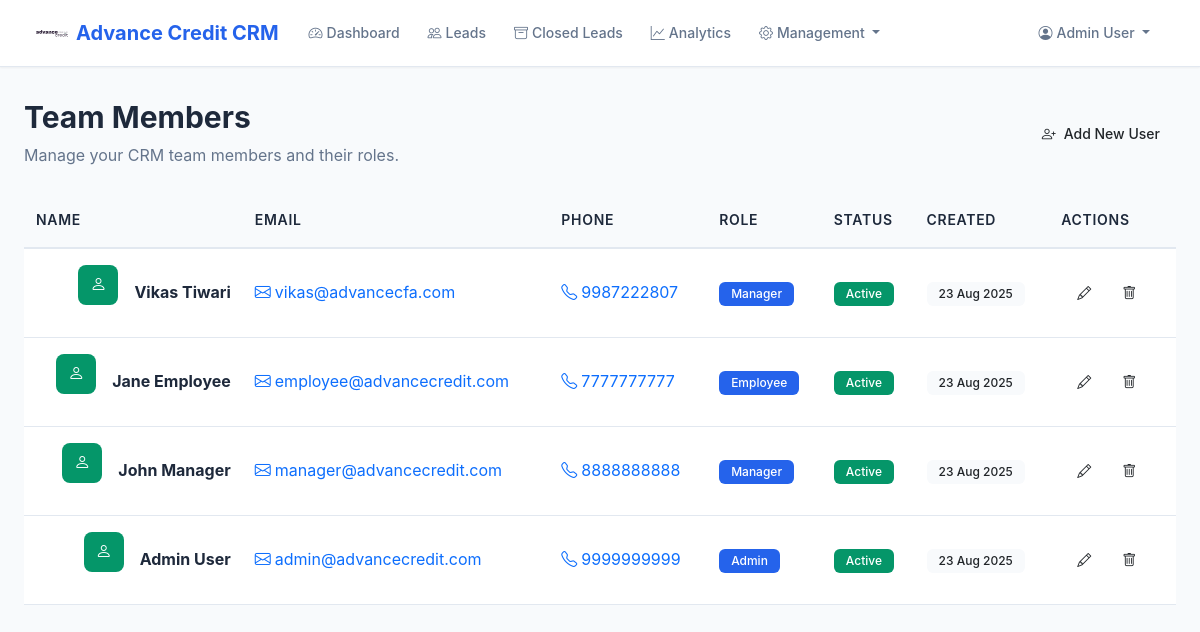
The page /crm/users (signed in) on the database its author committed.
### src/shared/crm_models.py (models this page shows)
class User(CRMBase):
    __tablename__ = "users"
    user_id = Column(Integer, primary_key=True, index=True)
    name = Column(String(128), nullable=False)
    email = Column(String(128), unique=True, nullable=False)
    phone = Column(String(32), unique=True, nullable=False)
    password_hash = Column(String(128), nullable=False)
    role = Column(String(32), default="employee")  # 'employee', 'manager', 'admin'
    is_active = Column(Boolean, default=True)
    created_at = Column(DateTime, server_default=func.now())
    employee = relationship("Employee", back_populates="user", uselist=False)

### src/crm/routes.py (the view)
@router.get("/users", response_class=HTMLResponse)
def users_list(request: Request, db: Session = Depends(get_db)):
    user_id = request.session.get("user_id")
    if not user_id:
        return RedirectResponse("/crm/unauthorized", status_code=status.HTTP_302_FOUND)
    user = db.query(User).filter(User.user_id == user_id).first()
    if not user or user.role != "admin":
        return RedirectResponse("/crm/unauthorized", status_code=status.HTTP_302_FOUND)
    users = db.query(User).order_by(User.created_at.desc()).all()
    return templates.TemplateResponse("users.html", {"request": request, "users": users})

### src/crm/templates/users.html (shortened to what this page needs)
{% extends 'base.html' %}
{% block content %}
<div class="glass-card">
    <div class="d-flex justify-content-between align-items-center mb-4">
        <div>
            <h1 class="page-title">Team Members</h1>
            <p class="page-subtitle">Manage your CRM team members and their roles.</p>
        </div>
        <div class="d-flex gap-2">
            <a href="/crm/users/new" class="btn btn-primary-modern btn-modern">
                <i class="bi bi-person-plus me-2"></i>Add New User
            </a>
        </div>
    </div>
    <div class="table-responsive">
        <table class="table table-modern" id="usersTable">
            <thead>
                <tr>
                    <th>Name</th>
                    <th>Email</th>
                    <th>Phone</th>
                    <th>Role</th>
                    <th>Status</th>
                    <th>Created</th>
                    <th>Actions</th>
                </tr>
            </thead>
            <tbody>
                {% for user in users %}
                <tr>
                    <td>
                        <div class="d-flex align-items-center">
                            <div class="stats-icon success me-3" style="width: 40px; height: 40px; font-size: 1rem;">
                                <i class="bi bi-person"></i>
                            </div>
                            <div>
                                <strong>{{ user.name }}</strong>
                            </div>
                        </div>
                    </td>
                    <td>
                        <a href="mailto:{{ user.email }}" class="text-decoration-none">
                            <i class="bi bi-envelope me-1"></i>{{ user.email }}
                        </a>
                    </td>
                    <td>
                        <a href="tel:{{ user.phone }}" class="text-decoration-none">
                            <i class="bi bi-telephone me-1"></i>{{ user.phone }}
                        </a>
                    </td>
                    <td>
                        <span class="badge badge-modern bg-primary">{{ user.role|title }}</span>
                    </td>
                    <td>
                        {% if user.is_active %}
                        <span class="badge badge-modern bg-success">Active</span>
                        {% else %}
                        <span class="badge badge-modern bg-danger">Inactive</span>
                        {% endif %}
                    </td>
                    <td>
                        <span class="badge badge-modern bg-light text-dark">
                            {{ user.created_at.strftime('%d %b %Y') }}
                        </span>
                    </td>
                    <td>
                        <div class="btn-group" role="group">
                            <a href="/crm/users/{{ user.user_id }}/edit" class="btn btn-sm btn-warning-modern btn-modern" title="Edit">
                                <i class="bi bi-pencil"></i>
                            </a>
                            <button class="btn btn-sm btn-danger-modern btn-modern"
                                    onclick="confirmDelete('{{ user.user_id }}', '{{ user.name }}')"
                                    title="Delete">
                                <i class="bi bi-trash"></i>
                            </button>
                        </div>
                    </td>
                </tr>
                {% endfor %}
            </tbody>
        </table>
    </div>
</div>
{% endblock %}

### src/crm/templates/base.html (shortened to what this page needs)
<!DOCTYPE html>
<html lang="en">
<head>
    <link href="https://cdn.jsdelivr.net/npm/bootstrap@5.3.0/dist/css/bootstrap.min.css" rel="stylesheet">
    <link href="https://cdn.jsdelivr.net/npm/bootstrap-icons@1.10.0/font/bootstrap-icons.css" rel="stylesheet">
</head>
<body>
    <nav class="navbar navbar-expand-lg">
        <div class="container-fluid">
            <a class="navbar-brand" href="/crm/dashboard">
                <img src="/crm/static/ac-logo-1.svg" alt="Advance Credit">
                Advance Credit CRM
            </a>
            <div class="collapse navbar-collapse" id="navbarNav">
                <ul class="navbar-nav me-auto">
                    <li class="nav-item">
                        <a class="nav-link {% if request.url.path == '/crm/dashboard' %}active{% endif %}" href="/crm/dashboard">
                            <i class="bi bi-speedometer2 me-1"></i>Dashboard
                        </a>
                    </li>
                    <li class="nav-item">
                        <a class="nav-link {% if request.url.path == '/crm/unified-leads' %}active{% endif %}" href="/crm/unified-leads">
                            <i class="bi bi-people me-1"></i>Leads
                        </a>
                    </li>
                    <li class="nav-item">
                        <a class="nav-link {% if request.url.path == '/crm/close-leads' %}active{% endif %}" href="/crm/close-leads">
                            <i class="bi bi-archive me-1"></i>Closed Leads
                        </a>
                    </li>
                    <li class="nav-item">
                        <a class="nav-link {% if request.url.path == '/crm/analytics' %}active{% endif %}" href="/crm/analytics">
                            <i class="bi bi-graph-up me-1"></i>Analytics
                        </a>
                    </li>
                    {% if request.session.get('user_role') in ['admin', 'manager'] %}
                    <li class="nav-item dropdown">
                        <a class="nav-link dropdown-toggle" href="#" role="button" data-bs-toggle="dropdown">
                            <i class="bi bi-gear me-1"></i>Management
                        </a>
                    </li>
                    {% endif %}
                </ul>
                <ul class="navbar-nav">
                    <li class="nav-item dropdown">
                        <a class="nav-link dropdown-toggle" href="#" role="button" data-bs-toggle="dropdown">
                            <i class="bi bi-person-circle me-1"></i>{{ request.session.get('user_name', 'User') }}
                        </a>
                    </li>
                </ul>
            </div>
        </div>
    </nav>
    <main class="main-content">
        {% block content %}{% endblock %}
    </main>
</body>
</html>

### src/crm/templates/base.html (style rules this page uses)
:root { --primary-color: #2563eb; --primary-dark: #1d4ed8; --secondary-color: #64748b; --success-color: #059669; --warning-color: #d97706; --danger-color: #dc2626; --info-color: #0891b2; --light-bg: #f8fafc; --white: #ffffff; --border-color: #e2e8f0; --text-primary: #1e293b; --text-secondary: #64748b; --text-muted: #94a3b8; --shadow-sm: 0 1px 2px 0 rgb(0 0 0 / 0.05); --shadow-md: 0 4px 6px -1px rgb(0 0 0 / 0.1), 0 2px 4px -2px rgb(0 0 0 / 0.1); --shadow-lg: 0 10px 15px -3px rgb(0 0 0 / 0.1), 0 4px 6px -4px rgb(0 0 0 / 0.1); --shadow-xl: 0 20px 25px -5px rgb(0 0 0 / 0.1), 0 8px 10px -6px rgb(0 0 0 / 0.1); }
* { box-sizing: border-box; }
body { background-color: var(--light-bg); font-family: 'Inter', -apple-system, BlinkMacSystemFont, 'Segoe UI', Roboto, sans-serif; color: var(--text-primary); line-height: 1.6; margin: 0; padding: 0; }
.navbar { background: var(--white); border-bottom: 1px solid var(--border-color); box-shadow: var(--shadow-sm); padding: 0.75rem 1.5rem; position: sticky; top: 0; z-index: 1000; }
.navbar-brand { font-weight: 700; font-size: 1.25rem; color: var(--primary-color) !important; display: flex; align-items: center; gap: 0.5rem; }
.navbar-brand img { width: 32px; height: 32px; }
.nav-link { color: var(--text-secondary) !important; font-weight: 500; font-size: 0.875rem; padding: 0.5rem 0.75rem !important; border-radius: 0.375rem; transition: all 0.2s ease; margin: 0 0.125rem; }
.main-content { padding: 2rem 1.5rem; min-height: calc(100vh - 70px); }
.btn { font-weight: 500; border-radius: 0.5rem; padding: 0.5rem 1rem; font-size: 0.875rem; transition: all 0.2s ease; border: none; }
.table { margin-bottom: 0; }
.table th { background-color: #f8fafc; border-bottom: 2px solid var(--border-color); font-weight: 600; color: var(--text-primary); font-size: 0.875rem; text-transform: uppercase; letter-spacing: 0.05em; padding: 1rem 0.75rem; }
.table td { padding: 1rem 0.75rem; vertical-align: middle; border-bottom: 1px solid var(--border-color); color: var(--text-primary); }
.badge { font-weight: 500; padding: 0.375rem 0.75rem; border-radius: 0.375rem; font-size: 0.75rem; }
.badge.bg-primary { background-color: var(--primary-color) !important; }
.badge.bg-success { background-color: var(--success-color) !important; }
.bg-light { background-color: var(--light-bg) !important; }
.stats-icon { width: 48px; height: 48px; border-radius: 0.5rem; display: flex; align-items: center; justify-content: center; margin: 0 auto 1rem; font-size: 1.25rem; color: var(--white); }
.stats-icon.success { background: var(--success-color); }
.page-title { font-size: 1.875rem; font-weight: 700; color: var(--text-primary); margin-bottom: 0.5rem; }
.page-subtitle { color: var(--text-secondary); font-size: 1rem; margin-bottom: 0; }

### rows shown on the page
User: session.get "Admin User", name "Admin User", email "admin@advancecredit.com", phone "9999999999", role "Admin", is_active "Active", created_at "23 Aug 2025"
User: name "Vikas Tiwari", email "vikas@advancecfa.com", phone "9987222807", role "Manager", is_active "Active", created_at "23 Aug 2025"
User: name "Jane Employee", email "employee@advancecredit.com", phone "7777777777", role "Employee", is_active "Active", created_at "23 Aug 2025"
User: name "John Manager", email "manager@advancecredit.com", phone "8888888888", role "Manager", is_active "Active", created_at "23 Aug 2025"
